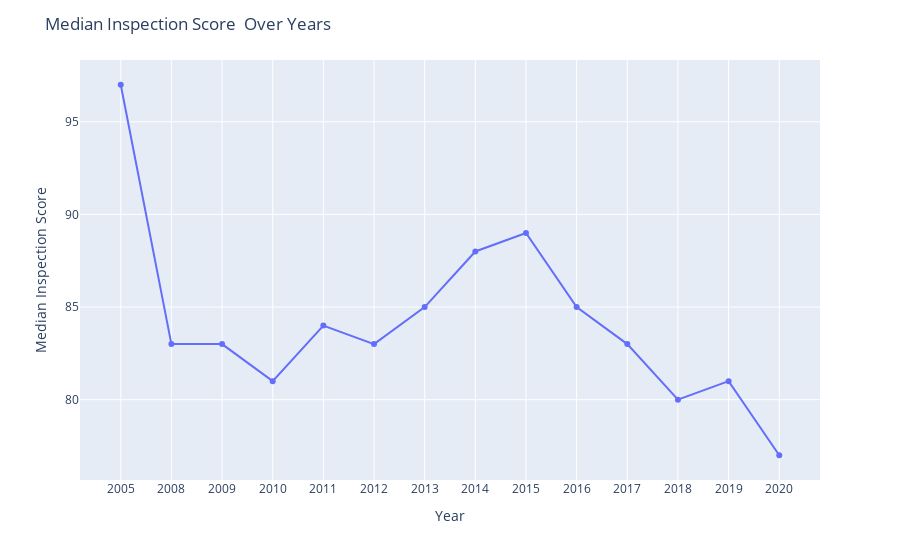

Notebook cell for this chart:
### Code cell
fig = px.line(year, x='year', y='50%', markers=True)
fig.update_layout(
    title='Median Inspection Score  Over Years',
    xaxis_title='Year',
    yaxis_title='Median Inspection Score',
    legend_title_text='Legend')

# Show the plot
fig.show()

### Figure 1 — Plotly figure (JSON) as saved in the notebook; plotly's stock layout.template omitted (floating-point values rounded to 4 significant figures)
{"data": [{"hovertemplate": "year=%{x}<br>50%=%{y}<extra></extra>", "legendgroup": "", "line": {"color": "#636efa", "dash": "solid"}, "marker": {"symbol": "circle"}, "mode": "markers+lines", "name": "", "orientation": "v", "showlegend": false, "type": "scatter", "x": ["2005", "2008", "2009", "2010", "2011", "2012", "2013", "2014", "2015", "2016", "2017", "2018", "2019", "2020"], "xaxis": "x", "y": [97, 83, 83, 81, 84, 83, 85, 88, 89, 85, 83, 80, 81, 77], "yaxis": "y"}], "layout": {"legend": {"title": {"text": "Legend"}, "tracegroupgap": 0}, "margin": {"t": 60}, "title": {"text": "Median Inspection Score  Over Years"}, "xaxis": {"anchor": "y", "domain": [0, 1], "title": {"text": "Year"}}, "yaxis": {"anchor": "x", "domain": [0, 1], "title": {"text": "Median Inspection Score"}}}}
